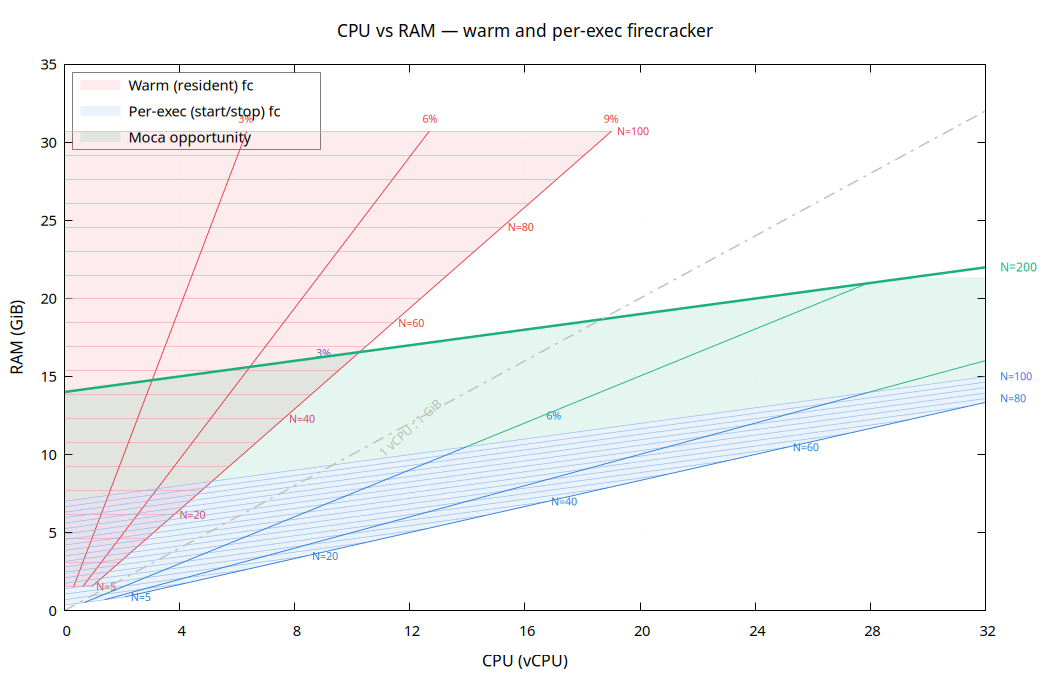

Reproduce this figure in gnuplot.
# CPU vs RAM — warm and per-exec firecracker pressure map
#
# Red wedge:  warm (resident) fc.  Blue wedge: per-exec (start/stop) fc.
# Green zone: per-exec only — warm fc cannot reach (N=100..200).
# Iso-pressure lines (constant N, every 5).  Iso-duty lines (constant D, every 3%).
#
# Model parameters (from moca-side-by-side-report.md):
#   Warm:     CPU = N × D × 2.112 vCPU;  RAM = N × 0.307 GiB
#   Per-exec: CPU = N × D × 4.65  vCPU;  RAM = N × 0.07 + N × D × 1.16 GiB
#
# Data: cpu-ram-pressure.dat (generated)
#
# Usage:
#   gnuplot cpu-ram-pressure.gp                       # → .png
#   gnuplot -e "TERM='pdf'" cpu-ram-pressure.gp       # → .pdf

if (!exists("TERM")) TERM = "png"

if (TERM eq "pdf") {
    set terminal pdfcairo enhanced font "sans,11" size 7in,4.5in
    set output "cpu-ram-pressure.pdf"
} else {
    set terminal pngcairo enhanced font "sans,11" size 1050,675
    set output "cpu-ram-pressure.png"
}

# --- palette ---
warm     = "#e63946"
warm_lt  = "#f0a0a6"
stut     = "#2a78d6"
stut_lt  = "#86b6ef"
excl     = "#1baf7a"
bisect   = "#c3c2b7"
gridcol  = "#e1e0d9"

# --- axes ---
set xlabel "CPU (vCPU)" font ",12"
set ylabel "RAM (GiB)" font ",12"
set title  "CPU vs RAM — warm and per-exec firecracker" font ",13"

set xrange [0:32]
set yrange [0:35]
set xtics 4
set ytics 5

set grid xtics ytics lt 0 lw 0.5 lc rgb gridcol
set key top left Left reverse spacing 1.3 box lw 0.5

set clip two
set rmargin 8

# --- line styles ---
set style line 10 lc rgb warm    lw 1.2              # warm iso-N major
set style line 11 lc rgb warm_lt lw 0.6              # warm iso-N minor
set style line 12 lc rgb warm    lw 0.9              # warm iso-D

set style line 20 lc rgb stut    lw 1.2              # perexec iso-N major
set style line 21 lc rgb stut_lt lw 0.6              # perexec iso-N minor
set style line 22 lc rgb stut    lw 0.9              # perexec iso-D

set style line 30 lc rgb excl    lw 2.5              # N=200 line
set style line 31 lc rgb excl    lw 0.9              # excl iso-D

set style line 40 lc rgb bisect  lw 1.5 dt 4         # bisector

# --- annotations ---


set label 2 at 11,10 "1 vCPU : 1 GiB" font ",9" tc rgb bisect rotate by 42

# N= labels for warm (at D=MAX end)
set label 10 at  1.1,1.535 "N=5"   font ",8" tc rgb warm
set label 11 at  4.0,6.14  "N=20"  font ",8" tc rgb warm
set label 12 at  7.8,12.28 "N=40"  font ",8" tc rgb warm
set label 13 at 11.6,18.42 "N=60"  font ",8" tc rgb warm
set label 14 at 15.4,24.56 "N=80"  font ",8" tc rgb warm
set label 15 at 19.2,30.7  "N=100" font ",8" tc rgb warm

# N= labels for per-exec (high-N on D=0 edge)
set label 20 at  2.3,0.87  "N=5"   font ",8" tc rgb stut
set label 21 at  8.6,3.49  "N=20"  font ",8" tc rgb stut
set label 22 at 16.9,6.98  "N=40"  font ",8" tc rgb stut
# N=60: D=MAX endpoint (25.11, 10.46) is on-chart → label at D=MAX end
set label 23 at 25.3,10.46 "N=60"  font ",8" tc rgb stut
# N=80,100: cross x=32 before D=MAX → label outside right axis at crossing RAM
set label 24 at 32.5,13.6  "N=80"  font ",8" tc rgb stut
set label 25 at 32.5,15.0  "N=100" font ",8" tc rgb stut

# D% labels (warm, at N=100)
set label 30 at  6.3,31.5 "3%"  font ",8" tc rgb warm center
set label 31 at 12.7,31.5 "6%"  font ",8" tc rgb warm center
set label 32 at 19.0,31.5 "9%"  font ",8" tc rgb warm center

# D% labels (per-exec, at highest on-chart N)
set label 33 at  9.0,16.5  "3%"  font ",8" tc rgb stut center
set label 34 at 17.0,12.5  "6%"  font ",8" tc rgb stut center

# N=200 label (outside plot right edge)
set label 40 at 32.5,22 "N=200" font ",9" tc rgb excl

# --- plot ---
# Gnuplot breaks lines at blank lines within an index, so each
# iso-N / iso-D segment is drawn separately automatically.

plot \
    "cpu-ram-pressure.dat" index 0 using 1:2 with filledcurves closed \
        fc rgb warm fs transparent solid 0.10 noborder title "Warm (resident) fc", \
    "" index 3 using 1:2 with filledcurves closed \
        fc rgb stut fs transparent solid 0.10 noborder title "Per-exec (start/stop) fc", \
    "" index 6 using 1:2 with filledcurves closed \
        fc rgb excl fs transparent solid 0.12 noborder title "Moca opportunity", \
    "" index 1 using 1:2 with lines ls 11 notitle, \
    "" index 2 using 1:2 with lines ls 12 notitle, \
    "" index 4 using 1:2 with lines ls 21 notitle, \
    "" index 5 using 1:2 with lines ls 22 notitle, \
    "" index 7 using 1:2 with lines ls 31 notitle, \
    "" index 8 using 1:2 with lines ls 30 notitle, \
    "" index 9 using 1:2 with lines ls 40 notitle
